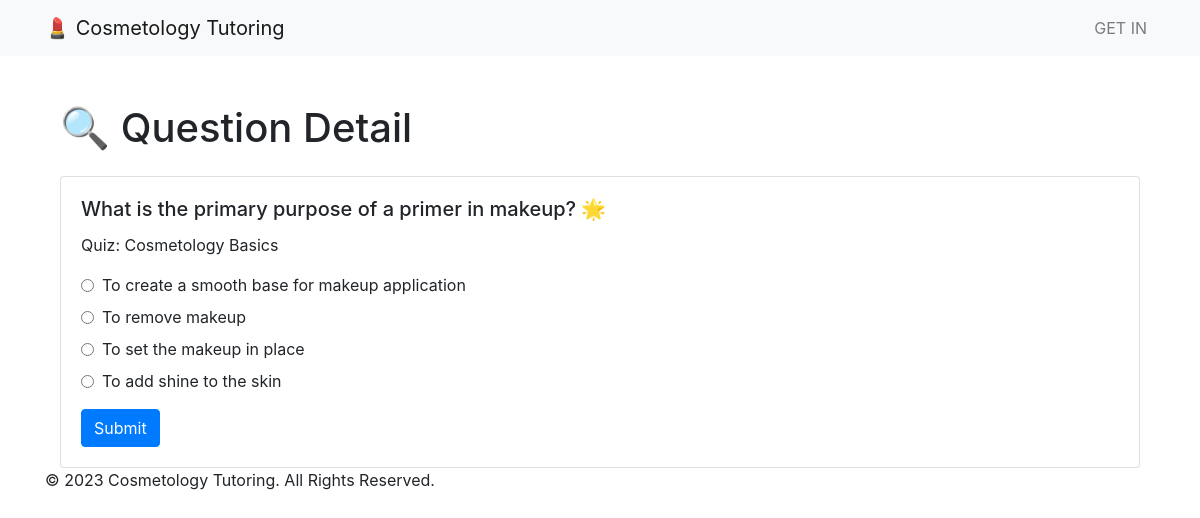
/quizzes/question/1/, run on the app's committed database.
### quizzes/models.py (models this page shows, shortened)
class Question(models.Model):
    quiz = models.ForeignKey(Quiz, on_delete=models.CASCADE)
    content = models.TextField()
    created_at = models.DateTimeField(auto_now_add=True)

class Quiz(models.Model):
    title = models.CharField(max_length=200)
    description = models.TextField()
    creator = models.ForeignKey(Instructor, on_delete=models.CASCADE)  # Use the Instructor model
    created_at = models.DateTimeField(auto_now_add=True)

class Answer(models.Model):
    question = models.ForeignKey(Question, on_delete=models.CASCADE)
    content = models.CharField(max_length=200)
    is_correct = models.BooleanField(default=False)

### quizzes/views.py (the view, shortened to what this page needs)
# urls.py: path('question/<int:pk>/', QuestionDetailView.as_view(), name='question_detail'),
class QuestionDetailView(DetailView):
    model = Question
    template_name = 'quizzes/question_detail.html'
    context_object_name = 'question'
    def get_context_data(self, **kwargs):
        context = super().get_context_data(**kwargs)
        answers = Answer.objects.filter(question=context['question'])
        context['answers'] = answers
        return context

### templates/quizzes/question_detail.html (shortened to what this page needs)
{% extends 'base.html' %}
{% block content %}
  <div class="container mt-5">
    <h1 class="mb-4">🔍 Question Detail</h1>
    <div class="card">
      <div class="card-body">
        <h5 class="card-title">{{ question.content }} 🌟</h5>
        <p class="card-text">Quiz: {{ question.quiz.title }}</p>
        {% if answers %}
        <form id="score-form" data-question-id="{{ question.id }}" class="score-form" method="post">
          <ul class="list-unstyled">
              {% for answer in answers %}
              <li class="mb-2">
                  <label class="d-flex align-items-center">
                    <input type="radio" name="selected_answer" value="{{ answer.id }}">
                    <span class="ml-2">{{ answer.content }}</span>
                  </label>
              </li>
              {% endfor %}
          </ul>
          <button type="submit" class="btn btn-primary">Submit</button>
        </form>
        {% else %}
        <p>No answers available for this question.</p>
        {% endif %}
      </div>
    </div>
  </div>
  {% endblock %}

### data on the page
Question: content "What is the primary purpose of a primer in makeup?", quiz "Cosmetology Basics"
Answer: content "To create a smooth base for makeup application"
Answer: content "To remove makeup"
Answer: content "To set the makeup in place"
Answer: content "To add shine to the skin"
